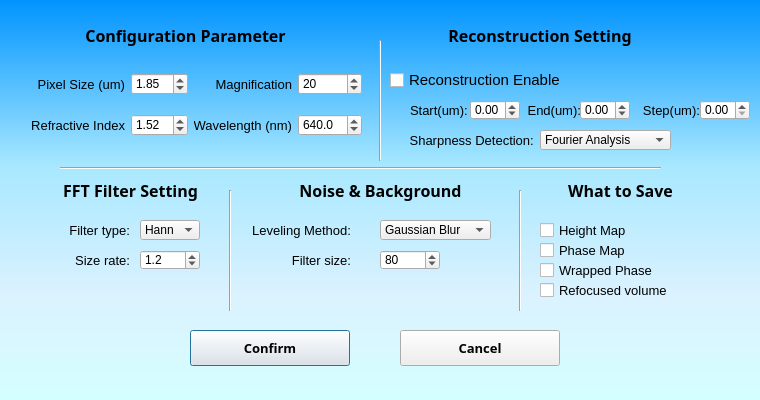
<?xml version="1.0" encoding="UTF-8"?>
<ui version="4.0">
 <class>SystemSetting</class>
 <widget class="QDialog" name="SystemSetting">
  <property name="geometry">
   <rect>
    <x>0</x>
    <y>0</y>
    <width>760</width>
    <height>400</height>
   </rect>
  </property>
  <property name="windowTitle">
   <string>Dialog</string>
  </property>
  <property name="styleSheet">
   <string notr="true">QDialog#SystemSetting {
background-color: qlineargradient(spread:pad, x1:0, y1:0, x2:0, y2:1, stop:0 rgba(0, 148, 255, 255), stop:0.414773 rgba(168, 232, 255, 255), stop:0.738636 rgba(219, 242, 255, 255), stop:1 rgba(212, 255, 255, 255));}</string>
  </property>
  <widget class="Line" name="line">
   <property name="geometry">
    <rect>
     <x>60</x>
     <y>160</y>
     <width>601</width>
     <height>16</height>
    </rect>
   </property>
   <property name="orientation">
    <enum>Qt::Horizontal</enum>
   </property>
  </widget>
  <widget class="QCheckBox" name="checkBox_recon">
   <property name="geometry">
    <rect>
     <x>390</x>
     <y>70</y>
     <width>181</width>
     <height>20</height>
    </rect>
   </property>
   <property name="sizeIncrement">
    <size>
     <width>20</width>
     <height>20</height>
    </size>
   </property>
   <property name="baseSize">
    <size>
     <width>0</width>
     <height>0</height>
    </size>
   </property>
   <property name="font">
    <font>
     <family>Arial</family>
     <pointsize>11</pointsize>
     <weight>50</weight>
     <italic>false</italic>
     <bold>false</bold>
    </font>
   </property>
   <property name="styleSheet">
    <string notr="true">font: 11pt &quot;Arial&quot;;

</string>
   </property>
   <property name="locale">
    <locale language="English" country="Canada"/>
   </property>
   <property name="text">
    <string>Reconstruction Enable</string>
   </property>
   <property name="iconSize">
    <size>
     <width>60</width>
     <height>60</height>
    </size>
   </property>
  </widget>
  <widget class="QWidget" name="layoutWidget_2">
   <property name="geometry">
    <rect>
     <x>31</x>
     <y>60</y>
     <width>331</width>
     <height>91</height>
    </rect>
   </property>
   <layout class="QGridLayout" name="gridLayout">
    <item row="1" column="2">
     <widget class="QLabel" name="label_wavelength">
      <property name="font">
       <font>
        <family>Arial</family>
        <pointsize>10</pointsize>
       </font>
      </property>
      <property name="locale">
       <locale language="English" country="Canada"/>
      </property>
      <property name="text">
       <string>Wavelength (nm)</string>
      </property>
      <property name="alignment">
       <set>Qt::AlignRight|Qt::AlignTrailing|Qt::AlignVCenter</set>
      </property>
     </widget>
    </item>
    <item row="1" column="0">
     <widget class="QLabel" name="label_RI">
      <property name="font">
       <font>
        <family>Arial</family>
        <pointsize>10</pointsize>
       </font>
      </property>
      <property name="locale">
       <locale language="English" country="Canada"/>
      </property>
      <property name="text">
       <string>Refractive Index</string>
      </property>
      <property name="alignment">
       <set>Qt::AlignRight|Qt::AlignTrailing|Qt::AlignVCenter</set>
      </property>
     </widget>
    </item>
    <item row="0" column="1">
     <widget class="QDoubleSpinBox" name="pixel_size">
      <property name="locale">
       <locale language="English" country="Canada"/>
      </property>
      <property name="minimum">
       <double>0.100000000000000</double>
      </property>
      <property name="maximum">
       <double>20.000000000000000</double>
      </property>
      <property name="singleStep">
       <double>0.010000000000000</double>
      </property>
      <property name="value">
       <double>1.850000000000000</double>
      </property>
     </widget>
    </item>
    <item row="0" column="3">
     <widget class="QSpinBox" name="magnification">
      <property name="locale">
       <locale language="English" country="Canada"/>
      </property>
      <property name="minimum">
       <number>1</number>
      </property>
      <property name="maximum">
       <number>150</number>
      </property>
      <property name="value">
       <number>20</number>
      </property>
     </widget>
    </item>
    <item row="1" column="3">
     <widget class="QDoubleSpinBox" name="wave_length">
      <property name="locale">
       <locale language="English" country="Canada"/>
      </property>
      <property name="frame">
       <bool>true</bool>
      </property>
      <property name="decimals">
       <number>1</number>
      </property>
      <property name="minimum">
       <double>350.000000000000000</double>
      </property>
      <property name="maximum">
       <double>1500.000000000000000</double>
      </property>
      <property name="singleStep">
       <double>1.000000000000000</double>
      </property>
      <property name="stepType">
       <enum>QAbstractSpinBox::DefaultStepType</enum>
      </property>
      <property name="value">
       <double>640.000000000000000</double>
      </property>
     </widget>
    </item>
    <item row="0" column="2">
     <widget class="QLabel" name="label_mag">
      <property name="font">
       <font>
        <family>Arial</family>
        <pointsize>10</pointsize>
       </font>
      </property>
      <property name="locale">
       <locale language="English" country="Canada"/>
      </property>
      <property name="text">
       <string>Magnification</string>
      </property>
      <property name="alignment">
       <set>Qt::AlignRight|Qt::AlignTrailing|Qt::AlignVCenter</set>
      </property>
     </widget>
    </item>
    <item row="0" column="0">
     <widget class="QLabel" name="label_pixel">
      <property name="font">
       <font>
        <family>Arial</family>
        <pointsize>10</pointsize>
       </font>
      </property>
      <property name="locale">
       <locale language="English" country="Canada"/>
      </property>
      <property name="text">
       <string>Pixel Size (um)</string>
      </property>
      <property name="alignment">
       <set>Qt::AlignRight|Qt::AlignTrailing|Qt::AlignVCenter</set>
      </property>
     </widget>
    </item>
    <item row="1" column="1">
     <widget class="QDoubleSpinBox" name="refractive_index">
      <property name="locale">
       <locale language="English" country="Canada"/>
      </property>
      <property name="maximum">
       <double>10.000000000000000</double>
      </property>
      <property name="singleStep">
       <double>0.010000000000000</double>
      </property>
      <property name="value">
       <double>1.520000000000000</double>
      </property>
     </widget>
    </item>
   </layout>
  </widget>
  <widget class="QPushButton" name="pushButton_confirm">
   <property name="geometry">
    <rect>
     <x>190</x>
     <y>330</y>
     <width>160</width>
     <height>36</height>
    </rect>
   </property>
   <property name="font">
    <font>
     <family>Arial Black</family>
     <pointsize>10</pointsize>
     <weight>75</weight>
     <bold>true</bold>
    </font>
   </property>
   <property name="locale">
    <locale language="English" country="Canada"/>
   </property>
   <property name="text">
    <string>Confirm</string>
   </property>
  </widget>
  <widget class="QPushButton" name="pushButton_cancel">
   <property name="geometry">
    <rect>
     <x>400</x>
     <y>330</y>
     <width>160</width>
     <height>36</height>
    </rect>
   </property>
   <property name="font">
    <font>
     <family>Arial Black</family>
     <pointsize>10</pointsize>
     <weight>75</weight>
     <bold>true</bold>
    </font>
   </property>
   <property name="locale">
    <locale language="English" country="Canada"/>
   </property>
   <property name="text">
    <string>Cancel</string>
   </property>
  </widget>
  <widget class="QLabel" name="Title_config">
   <property name="geometry">
    <rect>
     <x>70</x>
     <y>20</y>
     <width>231</width>
     <height>30</height>
    </rect>
   </property>
   <property name="font">
    <font>
     <family>Arial Black</family>
     <pointsize>12</pointsize>
     <weight>75</weight>
     <bold>true</bold>
    </font>
   </property>
   <property name="locale">
    <locale language="English" country="Canada"/>
   </property>
   <property name="text">
    <string>Configuration Parameter</string>
   </property>
   <property name="alignment">
    <set>Qt::AlignCenter</set>
   </property>
  </widget>
  <widget class="QLabel" name="Title_recon">
   <property name="geometry">
    <rect>
     <x>440</x>
     <y>20</y>
     <width>200</width>
     <height>30</height>
    </rect>
   </property>
   <property name="font">
    <font>
     <family>Arial Black</family>
     <pointsize>12</pointsize>
     <weight>75</weight>
     <bold>true</bold>
    </font>
   </property>
   <property name="locale">
    <locale language="English" country="Canada"/>
   </property>
   <property name="text">
    <string>Reconstruction Setting</string>
   </property>
   <property name="alignment">
    <set>Qt::AlignCenter</set>
   </property>
  </widget>
  <widget class="QDoubleSpinBox" name="SpinBox_start_recon">
   <property name="geometry">
    <rect>
     <x>470</x>
     <y>100</y>
     <width>50</width>
     <height>20</height>
    </rect>
   </property>
   <property name="locale">
    <locale language="English" country="Canada"/>
   </property>
   <property name="minimum">
    <double>-2000.000000000000000</double>
   </property>
   <property name="maximum">
    <double>2000.000000000000000</double>
   </property>
  </widget>
  <widget class="QDoubleSpinBox" name="SpinBox_end_recon">
   <property name="geometry">
    <rect>
     <x>580</x>
     <y>100</y>
     <width>50</width>
     <height>20</height>
    </rect>
   </property>
   <property name="locale">
    <locale language="English" country="Canada"/>
   </property>
   <property name="minimum">
    <double>-2000.000000000000000</double>
   </property>
   <property name="maximum">
    <double>2000.000000000000000</double>
   </property>
  </widget>
  <widget class="QDoubleSpinBox" name="SpinBox_step_recon">
   <property name="geometry">
    <rect>
     <x>700</x>
     <y>100</y>
     <width>50</width>
     <height>20</height>
    </rect>
   </property>
   <property name="locale">
    <locale language="English" country="Canada"/>
   </property>
   <property name="maximum">
    <double>500.000000000000000</double>
   </property>
  </widget>
  <widget class="QLabel" name="label_start_recon">
   <property name="geometry">
    <rect>
     <x>410</x>
     <y>100</y>
     <width>60</width>
     <height>20</height>
    </rect>
   </property>
   <property name="font">
    <font>
     <family>Arial</family>
     <pointsize>10</pointsize>
     <weight>50</weight>
     <bold>false</bold>
    </font>
   </property>
   <property name="locale">
    <locale language="English" country="Canada"/>
   </property>
   <property name="text">
    <string>Start(um):</string>
   </property>
   <property name="alignment">
    <set>Qt::AlignLeading|Qt::AlignLeft|Qt::AlignVCenter</set>
   </property>
  </widget>
  <widget class="QLabel" name="label_end_recon">
   <property name="geometry">
    <rect>
     <x>520</x>
     <y>100</y>
     <width>61</width>
     <height>20</height>
    </rect>
   </property>
   <property name="font">
    <font>
     <family>Arial</family>
     <pointsize>10</pointsize>
    </font>
   </property>
   <property name="locale">
    <locale language="English" country="Canada"/>
   </property>
   <property name="text">
    <string>End(um):</string>
   </property>
   <property name="alignment">
    <set>Qt::AlignRight|Qt::AlignTrailing|Qt::AlignVCenter</set>
   </property>
  </widget>
  <widget class="QLabel" name="label_step_recon">
   <property name="geometry">
    <rect>
     <x>640</x>
     <y>100</y>
     <width>60</width>
     <height>20</height>
    </rect>
   </property>
   <property name="font">
    <font>
     <family>Arial</family>
     <pointsize>10</pointsize>
    </font>
   </property>
   <property name="locale">
    <locale language="English" country="Canada"/>
   </property>
   <property name="text">
    <string>Step(um):</string>
   </property>
   <property name="alignment">
    <set>Qt::AlignRight|Qt::AlignTrailing|Qt::AlignVCenter</set>
   </property>
  </widget>
  <widget class="QLabel" name="label">
   <property name="geometry">
    <rect>
     <x>50</x>
     <y>180</y>
     <width>161</width>
     <height>21</height>
    </rect>
   </property>
   <property name="font">
    <font>
     <family>Arial Black</family>
     <pointsize>12</pointsize>
     <weight>75</weight>
     <bold>true</bold>
    </font>
   </property>
   <property name="text">
    <string>FFT Filter Setting</string>
   </property>
   <property name="alignment">
    <set>Qt::AlignCenter</set>
   </property>
  </widget>
  <widget class="QDoubleSpinBox" name="doubleSpinBox">
   <property name="geometry">
    <rect>
     <x>140</x>
     <y>250</y>
     <width>60</width>
     <height>20</height>
    </rect>
   </property>
   <property name="decimals">
    <number>1</number>
   </property>
   <property name="minimum">
    <double>0.100000000000000</double>
   </property>
   <property name="maximum">
    <double>10.000000000000000</double>
   </property>
   <property name="singleStep">
    <double>0.100000000000000</double>
   </property>
   <property name="value">
    <double>1.200000000000000</double>
   </property>
  </widget>
  <widget class="QComboBox" name="comboBox">
   <property name="geometry">
    <rect>
     <x>140</x>
     <y>220</y>
     <width>60</width>
     <height>20</height>
    </rect>
   </property>
   <item>
    <property name="text">
     <string>Hann</string>
    </property>
   </item>
   <item>
    <property name="text">
     <string>Flat</string>
    </property>
   </item>
  </widget>
  <widget class="QLabel" name="label_3">
   <property name="geometry">
    <rect>
     <x>50</x>
     <y>250</y>
     <width>80</width>
     <height>20</height>
    </rect>
   </property>
   <property name="font">
    <font>
     <family>Arial</family>
     <pointsize>10</pointsize>
    </font>
   </property>
   <property name="text">
    <string>Size rate:</string>
   </property>
   <property name="alignment">
    <set>Qt::AlignRight|Qt::AlignTrailing|Qt::AlignVCenter</set>
   </property>
  </widget>
  <widget class="QLabel" name="label_2">
   <property name="geometry">
    <rect>
     <x>50</x>
     <y>220</y>
     <width>80</width>
     <height>20</height>
    </rect>
   </property>
   <property name="font">
    <font>
     <family>Arial</family>
     <pointsize>10</pointsize>
    </font>
   </property>
   <property name="text">
    <string>Filter type:</string>
   </property>
   <property name="alignment">
    <set>Qt::AlignRight|Qt::AlignTrailing|Qt::AlignVCenter</set>
   </property>
  </widget>
  <widget class="QLabel" name="label_4">
   <property name="geometry">
    <rect>
     <x>290</x>
     <y>180</y>
     <width>181</width>
     <height>21</height>
    </rect>
   </property>
   <property name="font">
    <font>
     <family>Arial Black</family>
     <pointsize>12</pointsize>
     <weight>75</weight>
     <bold>true</bold>
    </font>
   </property>
   <property name="text">
    <string>Noise &amp; Background</string>
   </property>
   <property name="alignment">
    <set>Qt::AlignCenter</set>
   </property>
  </widget>
  <widget class="QLabel" name="label_step_recon_2">
   <property name="geometry">
    <rect>
     <x>400</x>
     <y>130</y>
     <width>141</width>
     <height>20</height>
    </rect>
   </property>
   <property name="font">
    <font>
     <family>Arial</family>
     <pointsize>10</pointsize>
    </font>
   </property>
   <property name="locale">
    <locale language="English" country="Canada"/>
   </property>
   <property name="text">
    <string>Sharpness Detection:  </string>
   </property>
   <property name="alignment">
    <set>Qt::AlignRight|Qt::AlignTrailing|Qt::AlignVCenter</set>
   </property>
  </widget>
  <widget class="QComboBox" name="comboBox_2">
   <property name="geometry">
    <rect>
     <x>540</x>
     <y>130</y>
     <width>131</width>
     <height>20</height>
    </rect>
   </property>
   <item>
    <property name="text">
     <string>Fourier Analysis</string>
    </property>
   </item>
   <item>
    <property name="text">
     <string>Statitic</string>
    </property>
   </item>
  </widget>
  <widget class="Line" name="line_2">
   <property name="geometry">
    <rect>
     <x>370</x>
     <y>40</y>
     <width>20</width>
     <height>121</height>
    </rect>
   </property>
   <property name="orientation">
    <enum>Qt::Vertical</enum>
   </property>
  </widget>
  <widget class="QLabel" name="label_5">
   <property name="geometry">
    <rect>
     <x>540</x>
     <y>180</y>
     <width>161</width>
     <height>21</height>
    </rect>
   </property>
   <property name="font">
    <font>
     <family>Arial Black</family>
     <pointsize>12</pointsize>
     <weight>75</weight>
     <bold>true</bold>
    </font>
   </property>
   <property name="text">
    <string>What to Save</string>
   </property>
   <property name="alignment">
    <set>Qt::AlignCenter</set>
   </property>
  </widget>
  <widget class="QCheckBox" name="checkBox_recon_2">
   <property name="geometry">
    <rect>
     <x>540</x>
     <y>220</y>
     <width>181</width>
     <height>20</height>
    </rect>
   </property>
   <property name="sizeIncrement">
    <size>
     <width>20</width>
     <height>20</height>
    </size>
   </property>
   <property name="baseSize">
    <size>
     <width>0</width>
     <height>0</height>
    </size>
   </property>
   <property name="font">
    <font>
     <family>Arial</family>
     <pointsize>10</pointsize>
     <weight>50</weight>
     <italic>false</italic>
     <bold>false</bold>
    </font>
   </property>
   <property name="styleSheet">
    <string notr="true">font: 10pt &quot;Arial&quot;;</string>
   </property>
   <property name="locale">
    <locale language="English" country="Canada"/>
   </property>
   <property name="text">
    <string>Height Map</string>
   </property>
   <property name="iconSize">
    <size>
     <width>60</width>
     <height>60</height>
    </size>
   </property>
  </widget>
  <widget class="QCheckBox" name="checkBox_recon_3">
   <property name="geometry">
    <rect>
     <x>540</x>
     <y>240</y>
     <width>181</width>
     <height>20</height>
    </rect>
   </property>
   <property name="sizeIncrement">
    <size>
     <width>20</width>
     <height>20</height>
    </size>
   </property>
   <property name="baseSize">
    <size>
     <width>0</width>
     <height>0</height>
    </size>
   </property>
   <property name="font">
    <font>
     <family>Arial</family>
     <pointsize>10</pointsize>
     <weight>50</weight>
     <italic>false</italic>
     <bold>false</bold>
    </font>
   </property>
   <property name="styleSheet">
    <string notr="true">font: 10pt &quot;Arial&quot;;</string>
   </property>
   <property name="locale">
    <locale language="English" country="Canada"/>
   </property>
   <property name="text">
    <string>Phase Map</string>
   </property>
   <property name="iconSize">
    <size>
     <width>60</width>
     <height>60</height>
    </size>
   </property>
  </widget>
  <widget class="QCheckBox" name="checkBox_recon_4">
   <property name="geometry">
    <rect>
     <x>540</x>
     <y>260</y>
     <width>181</width>
     <height>20</height>
    </rect>
   </property>
   <property name="sizeIncrement">
    <size>
     <width>20</width>
     <height>20</height>
    </size>
   </property>
   <property name="baseSize">
    <size>
     <width>0</width>
     <height>0</height>
    </size>
   </property>
   <property name="font">
    <font>
     <family>Arial</family>
     <pointsize>10</pointsize>
     <weight>50</weight>
     <italic>false</italic>
     <bold>false</bold>
    </font>
   </property>
   <property name="styleSheet">
    <string notr="true">font: 10pt &quot;Arial&quot;;</string>
   </property>
   <property name="locale">
    <locale language="English" country="Canada"/>
   </property>
   <property name="text">
    <string>Wrapped Phase</string>
   </property>
   <property name="iconSize">
    <size>
     <width>60</width>
     <height>60</height>
    </size>
   </property>
  </widget>
  <widget class="QCheckBox" name="checkBox_recon_5">
   <property name="geometry">
    <rect>
     <x>540</x>
     <y>280</y>
     <width>181</width>
     <height>20</height>
    </rect>
   </property>
   <property name="sizeIncrement">
    <size>
     <width>20</width>
     <height>20</height>
    </size>
   </property>
   <property name="baseSize">
    <size>
     <width>0</width>
     <height>0</height>
    </size>
   </property>
   <property name="font">
    <font>
     <family>Arial</family>
     <pointsize>10</pointsize>
     <weight>50</weight>
     <italic>false</italic>
     <bold>false</bold>
    </font>
   </property>
   <property name="styleSheet">
    <string notr="true">font: 10pt &quot;Arial&quot;;</string>
   </property>
   <property name="locale">
    <locale language="English" country="Canada"/>
   </property>
   <property name="text">
    <string>Refocused volume</string>
   </property>
   <property name="iconSize">
    <size>
     <width>60</width>
     <height>60</height>
    </size>
   </property>
  </widget>
  <widget class="Line" name="line_3">
   <property name="geometry">
    <rect>
     <x>220</x>
     <y>190</y>
     <width>20</width>
     <height>121</height>
    </rect>
   </property>
   <property name="orientation">
    <enum>Qt::Vertical</enum>
   </property>
  </widget>
  <widget class="Line" name="line_4">
   <property name="geometry">
    <rect>
     <x>510</x>
     <y>190</y>
     <width>20</width>
     <height>121</height>
    </rect>
   </property>
   <property name="orientation">
    <enum>Qt::Vertical</enum>
   </property>
  </widget>
  <widget class="QLabel" name="label_6">
   <property name="geometry">
    <rect>
     <x>250</x>
     <y>220</y>
     <width>101</width>
     <height>20</height>
    </rect>
   </property>
   <property name="font">
    <font>
     <family>Arial</family>
     <pointsize>10</pointsize>
    </font>
   </property>
   <property name="locale">
    <locale language="English" country="Canada"/>
   </property>
   <property name="text">
    <string>Leveling Method:</string>
   </property>
   <property name="alignment">
    <set>Qt::AlignRight|Qt::AlignTrailing|Qt::AlignVCenter</set>
   </property>
  </widget>
  <widget class="QComboBox" name="comboBox_3">
   <property name="geometry">
    <rect>
     <x>380</x>
     <y>220</y>
     <width>111</width>
     <height>20</height>
    </rect>
   </property>
   <property name="locale">
    <locale language="English" country="Canada"/>
   </property>
   <item>
    <property name="text">
     <string>Gaussian Blur</string>
    </property>
   </item>
   <item>
    <property name="text">
     <string>Polynomial</string>
    </property>
   </item>
  </widget>
  <widget class="QLabel" name="label_7">
   <property name="geometry">
    <rect>
     <x>250</x>
     <y>250</y>
     <width>101</width>
     <height>20</height>
    </rect>
   </property>
   <property name="font">
    <font>
     <family>Arial</family>
     <pointsize>10</pointsize>
    </font>
   </property>
   <property name="locale">
    <locale language="English" country="Canada"/>
   </property>
   <property name="text">
    <string>Filter size:</string>
   </property>
   <property name="alignment">
    <set>Qt::AlignRight|Qt::AlignTrailing|Qt::AlignVCenter</set>
   </property>
  </widget>
  <widget class="QDoubleSpinBox" name="doubleSpinBox_2">
   <property name="geometry">
    <rect>
     <x>380</x>
     <y>250</y>
     <width>60</width>
     <height>20</height>
    </rect>
   </property>
   <property name="locale">
    <locale language="English" country="Canada"/>
   </property>
   <property name="decimals">
    <number>0</number>
   </property>
   <property name="minimum">
    <double>20.000000000000000</double>
   </property>
   <property name="maximum">
    <double>500.000000000000000</double>
   </property>
   <property name="singleStep">
    <double>10.000000000000000</double>
   </property>
   <property name="value">
    <double>80.000000000000000</double>
   </property>
  </widget>
 </widget>
 <resources/>
 <connections/>
</ui>
